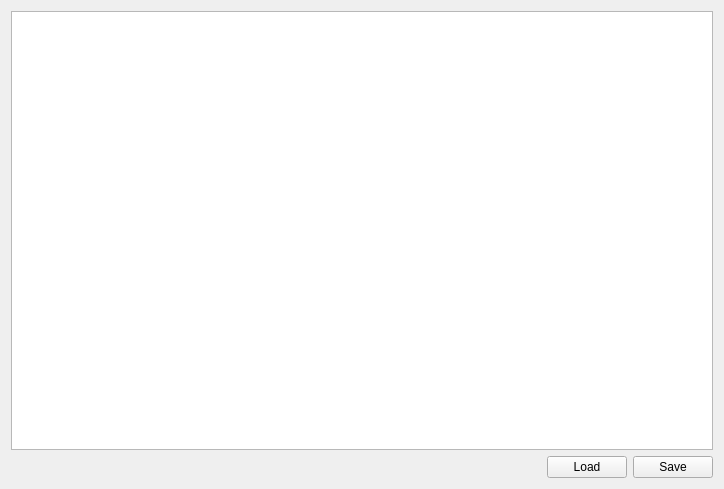
<?xml version="1.0" encoding="UTF-8"?>
<ui version="4.0">
 <class>Editor</class>
 <widget class="QWidget" name="Editor">
  <property name="geometry">
   <rect>
    <x>0</x>
    <y>0</y>
    <width>724</width>
    <height>489</height>
   </rect>
  </property>
  <property name="windowTitle">
   <string>Form</string>
  </property>
  <layout class="QVBoxLayout" name="verticalLayout">
   <item>
    <widget class="QTextEdit" name="edit"/>
   </item>
   <item>
    <layout class="QHBoxLayout" name="horizontalLayout">
     <item>
      <spacer name="horizontalSpacer">
       <property name="orientation">
        <enum>Qt::Horizontal</enum>
       </property>
       <property name="sizeHint" stdset="0">
        <size>
         <width>40</width>
         <height>20</height>
        </size>
       </property>
      </spacer>
     </item>
     <item>
      <widget class="QPushButton" name="load">
       <property name="text">
        <string>Load</string>
       </property>
      </widget>
     </item>
     <item>
      <widget class="QPushButton" name="save">
       <property name="text">
        <string>Save</string>
       </property>
      </widget>
     </item>
    </layout>
   </item>
  </layout>
 </widget>
 <resources/>
 <connections/>
</ui>
